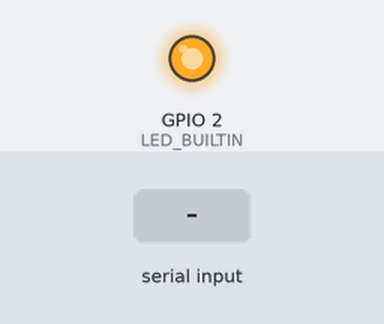
Simulated run of this sketch. Board: ESP32. On the bench: output pins drawn as LEDs (lit = HIGH). Inputs (shaded band) come from the test bench. WiFi joins after 1.5 s; servers stay silent unless stated; what the sketch prints to the serial monitor is not drawn.

Above: at 2.7 s.
2.8 s: "90,45\n" received over Serial
At 3.2 s:
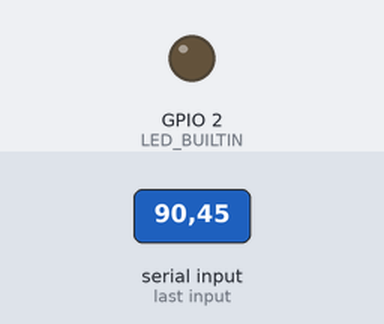
Timing chart, 0 to 11.8 s (numbered marks = the images above; inputs shaded):
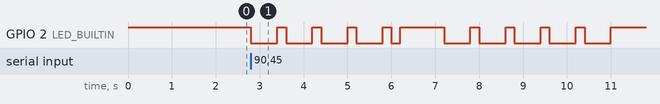

The sketch:

wifi_led_morse.ino
```cpp
#include <WiFi.h>
#include <WiFiUdp.h> // Include WiFiUdp library for UDP functionality

// Use your custom LOW and HIGH definitions
#define LOW 1
#define HIGH 0

// morse code for A-Z and 0-9
const char* morseTable[36] = {
    ".-", "-...", "-.-.", "-..", ".", "..-.", "--.", "....", "..", ".---", // A-J
    "-.-", ".-..", "--", "-.", "---", ".--.", "--.-", ".-.", "...", "-",  // K-T
    "..-", "...-", ".--", "-..-", "-.--", "--..",                        // U-Z
    "-----", ".----", "..---", "...--", "....-", ".....", "-....", "--...", "---..", "----." // 0-9
};

// --- Wi-Fi Configuration ---
const char* ssid = "esp32";       // Replace with your Wi-Fi network name
const char* password = "esp32_101"; // Replace with your Wi-Fi password

// --- UDP Configuration ---
const int udpPort = 3600;
WiFiUDP udp;
char udpBuffer[64]; // buffer for incoming UDP packets

// Function to blink the LED for a specified duration
void blinkLED(int duration) {
    digitalWrite(LED_BUILTIN, HIGH); // Use your defined HIGH
    delay(duration);
    digitalWrite(LED_BUILTIN, LOW);  // Use your defined LOW
}

void displayMorse(char c) {
    c = toupper(c); // convert to uppercase
    int index = -1;

    if (c >= 'A' && c <= 'Z') {
        index = c - 'A';
    } else if (c >= '0' && c <= '9') {
        index = c - '0' + 26;
    }

    if (index != -1) {
        const char* morseCode = morseTable[index];
        for (int i = 0; morseCode[i] != '\0'; i++) {
            if (morseCode[i] == '.') {
                blinkLED(200); // short blink
            } else if (morseCode[i] == '-') {
                blinkLED(600); // long blink
            }
            delay(200); // dot or dash interval
        }
        delay(800); // character interval
    }
}

void setup() {
    // Set the LED pin as an output
    pinMode(LED_BUILTIN, OUTPUT);
    digitalWrite(LED_BUILTIN, LOW); // Ensure LED is off initially

    // Initialize Serial communication
    Serial.begin(115200);
    Serial.println();
    Serial.println("Morse Code Blinker");

    // Connect to Wi-Fi
    Serial.print("Connecting to ");
    Serial.println(ssid);
    WiFi.begin(ssid, password);

    int attempts = 0;
    while (WiFi.status() != WL_CONNECTED && attempts < 20) {
        delay(500);
        Serial.print(".");
        attempts++;
    }

    if (WiFi.status() == WL_CONNECTED) {
        Serial.println("");
        Serial.println("WiFi connected");
        Serial.print("IP address: ");
        Serial.println(WiFi.localIP());
    } else {
        Serial.println("");
        Serial.println("WiFi connection failed!");
        // Optionally, blink LED rapidly to indicate failure
        while(true) {
            digitalWrite(LED_BUILTIN, HIGH); // Use your defined HIGH
            delay(100);
            digitalWrite(LED_BUILTIN, LOW);  // Use your defined LOW
            delay(100);
        }
    }

    // start UDP
    udp.begin(udpPort);
    Serial.print("UDP listening on port ");
    Serial.println(udpPort);
}

void loop() {
    // handle serial input
    if (Serial.available() > 0) {
        char input = Serial.read();
        displayMorse(input);
    }

    // handle UDP input
    int packetSize = udp.parsePacket();
    if (packetSize > 0) {
        int len = udp.read(udpBuffer, sizeof(udpBuffer) - 1);
        if (len > 0) {
            udpBuffer[len] = '\0'; // ensure null-termination
            for (int i = 0; i < len; ++i) {
                displayMorse(udpBuffer[i]);
            }
        }
    }
    // Ensure the LED is off after processing a character or if no character was available
    digitalWrite(LED_BUILTIN, LOW); // Use your defined LOW
}
```

Measured:
- after the input at 2.8 s, GPIO 2 (LED_BUILTIN): goes 4 × (LOW 0.60 s, HIGH 0.20 s), LOW 0.20 s, HIGH 1.0 s, 4 × (LOW 0.60 s, HIGH 0.20 s), LOW 0.60 s, then HIGH, starting at once
